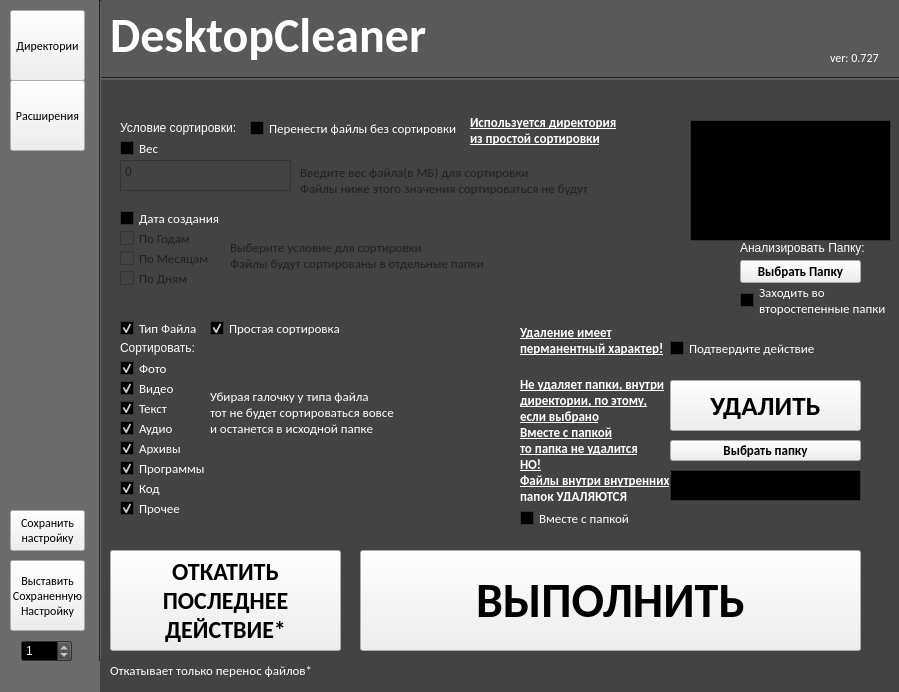
<?xml version="1.0" encoding="UTF-8"?>
<ui version="4.0">
 <class>MainWindow</class>
 <widget class="QMainWindow" name="MainWindow">
  <property name="geometry">
   <rect>
    <x>0</x>
    <y>0</y>
    <width>899</width>
    <height>692</height>
   </rect>
  </property>
  <property name="palette">
   <palette>
    <active>
     <colorrole role="WindowText">
      <brush brushstyle="SolidPattern">
       <color alpha="255">
        <red>255</red>
        <green>255</green>
        <blue>255</blue>
       </color>
      </brush>
     </colorrole>
     <colorrole role="Button">
      <brush brushstyle="SolidPattern">
       <color alpha="255">
        <red>67</red>
        <green>67</green>
        <blue>67</blue>
       </color>
      </brush>
     </colorrole>
     <colorrole role="Light">
      <brush brushstyle="SolidPattern">
       <color alpha="255">
        <red>100</red>
        <green>100</green>
        <blue>100</blue>
       </color>
      </brush>
     </colorrole>
     <colorrole role="Midlight">
      <brush brushstyle="SolidPattern">
       <color alpha="255">
        <red>83</red>
        <green>83</green>
        <blue>83</blue>
       </color>
      </brush>
     </colorrole>
     <colorrole role="Dark">
      <brush brushstyle="SolidPattern">
       <color alpha="255">
        <red>33</red>
        <green>33</green>
        <blue>33</blue>
       </color>
      </brush>
     </colorrole>
     <colorrole role="Mid">
      <brush brushstyle="SolidPattern">
       <color alpha="255">
        <red>44</red>
        <green>44</green>
        <blue>44</blue>
       </color>
      </brush>
     </colorrole>
     <colorrole role="Text">
      <brush brushstyle="SolidPattern">
       <color alpha="255">
        <red>255</red>
        <green>255</green>
        <blue>255</blue>
       </color>
      </brush>
     </colorrole>
     <colorrole role="BrightText">
      <brush brushstyle="SolidPattern">
       <color alpha="255">
        <red>255</red>
        <green>255</green>
        <blue>255</blue>
       </color>
      </brush>
     </colorrole>
     <colorrole role="ButtonText">
      <brush brushstyle="SolidPattern">
       <color alpha="255">
        <red>255</red>
        <green>255</green>
        <blue>255</blue>
       </color>
      </brush>
     </colorrole>
     <colorrole role="Base">
      <brush brushstyle="SolidPattern">
       <color alpha="255">
        <red>0</red>
        <green>0</green>
        <blue>0</blue>
       </color>
      </brush>
     </colorrole>
     <colorrole role="Window">
      <brush brushstyle="SolidPattern">
       <color alpha="255">
        <red>67</red>
        <green>67</green>
        <blue>67</blue>
       </color>
      </brush>
     </colorrole>
     <colorrole role="Shadow">
      <brush brushstyle="SolidPattern">
       <color alpha="255">
        <red>0</red>
        <green>0</green>
        <blue>0</blue>
       </color>
      </brush>
     </colorrole>
     <colorrole role="AlternateBase">
      <brush brushstyle="SolidPattern">
       <color alpha="255">
        <red>33</red>
        <green>33</green>
        <blue>33</blue>
       </color>
      </brush>
     </colorrole>
     <colorrole role="ToolTipBase">
      <brush brushstyle="SolidPattern">
       <color alpha="255">
        <red>255</red>
        <green>255</green>
        <blue>220</blue>
       </color>
      </brush>
     </colorrole>
     <colorrole role="ToolTipText">
      <brush brushstyle="SolidPattern">
       <color alpha="255">
        <red>0</red>
        <green>0</green>
        <blue>0</blue>
       </color>
      </brush>
     </colorrole>
    </active>
    <inactive>
     <colorrole role="WindowText">
      <brush brushstyle="SolidPattern">
       <color alpha="255">
        <red>255</red>
        <green>255</green>
        <blue>255</blue>
       </color>
      </brush>
     </colorrole>
     <colorrole role="Button">
      <brush brushstyle="SolidPattern">
       <color alpha="255">
        <red>67</red>
        <green>67</green>
        <blue>67</blue>
       </color>
      </brush>
     </colorrole>
     <colorrole role="Light">
      <brush brushstyle="SolidPattern">
       <color alpha="255">
        <red>100</red>
        <green>100</green>
        <blue>100</blue>
       </color>
      </brush>
     </colorrole>
     <colorrole role="Midlight">
      <brush brushstyle="SolidPattern">
       <color alpha="255">
        <red>83</red>
        <green>83</green>
        <blue>83</blue>
       </color>
      </brush>
     </colorrole>
     <colorrole role="Dark">
      <brush brushstyle="SolidPattern">
       <color alpha="255">
        <red>33</red>
        <green>33</green>
        <blue>33</blue>
       </color>
      </brush>
     </colorrole>
     <colorrole role="Mid">
      <brush brushstyle="SolidPattern">
       <color alpha="255">
        <red>44</red>
        <green>44</green>
        <blue>44</blue>
       </color>
      </brush>
     </colorrole>
     <colorrole role="Text">
      <brush brushstyle="SolidPattern">
       <color alpha="255">
        <red>255</red>
        <green>255</green>
        <blue>255</blue>
       </color>
      </brush>
     </colorrole>
     <colorrole role="BrightText">
      <brush brushstyle="SolidPattern">
       <color alpha="255">
        <red>255</red>
        <green>255</green>
        <blue>255</blue>
       </color>
      </brush>
     </colorrole>
     <colorrole role="ButtonText">
      <brush brushstyle="SolidPattern">
       <color alpha="255">
        <red>255</red>
        <green>255</green>
        <blue>255</blue>
       </color>
      </brush>
     </colorrole>
     <colorrole role="Base">
      <brush brushstyle="SolidPattern">
       <color alpha="255">
        <red>0</red>
        <green>0</green>
        <blue>0</blue>
       </color>
      </brush>
     </colorrole>
     <colorrole role="Window">
      <brush brushstyle="SolidPattern">
       <color alpha="255">
        <red>67</red>
        <green>67</green>
        <blue>67</blue>
       </color>
      </brush>
     </colorrole>
     <colorrole role="Shadow">
      <brush brushstyle="SolidPattern">
       <color alpha="255">
        <red>0</red>
        <green>0</green>
        <blue>0</blue>
       </color>
      </brush>
     </colorrole>
     <colorrole role="AlternateBase">
      <brush brushstyle="SolidPattern">
       <color alpha="255">
        <red>33</red>
        <green>33</green>
        <blue>33</blue>
       </color>
      </brush>
     </colorrole>
     <colorrole role="ToolTipBase">
      <brush brushstyle="SolidPattern">
       <color alpha="255">
        <red>255</red>
        <green>255</green>
        <blue>220</blue>
       </color>
      </brush>
     </colorrole>
     <colorrole role="ToolTipText">
      <brush brushstyle="SolidPattern">
       <color alpha="255">
        <red>0</red>
        <green>0</green>
        <blue>0</blue>
       </color>
      </brush>
     </colorrole>
    </inactive>
    <disabled>
     <colorrole role="WindowText">
      <brush brushstyle="SolidPattern">
       <color alpha="255">
        <red>33</red>
        <green>33</green>
        <blue>33</blue>
       </color>
      </brush>
     </colorrole>
     <colorrole role="Button">
      <brush brushstyle="SolidPattern">
       <color alpha="255">
        <red>67</red>
        <green>67</green>
        <blue>67</blue>
       </color>
      </brush>
     </colorrole>
     <colorrole role="Light">
      <brush brushstyle="SolidPattern">
       <color alpha="255">
        <red>100</red>
        <green>100</green>
        <blue>100</blue>
       </color>
      </brush>
     </colorrole>
     <colorrole role="Midlight">
      <brush brushstyle="SolidPattern">
       <color alpha="255">
        <red>83</red>
        <green>83</green>
        <blue>83</blue>
       </color>
      </brush>
     </colorrole>
     <colorrole role="Dark">
      <brush brushstyle="SolidPattern">
       <color alpha="255">
        <red>33</red>
        <green>33</green>
        <blue>33</blue>
       </color>
      </brush>
     </colorrole>
     <colorrole role="Mid">
      <brush brushstyle="SolidPattern">
       <color alpha="255">
        <red>44</red>
        <green>44</green>
        <blue>44</blue>
       </color>
      </brush>
     </colorrole>
     <colorrole role="Text">
      <brush brushstyle="SolidPattern">
       <color alpha="255">
        <red>33</red>
        <green>33</green>
        <blue>33</blue>
       </color>
      </brush>
     </colorrole>
     <colorrole role="BrightText">
      <brush brushstyle="SolidPattern">
       <color alpha="255">
        <red>255</red>
        <green>255</green>
        <blue>255</blue>
       </color>
      </brush>
     </colorrole>
     <colorrole role="ButtonText">
      <brush brushstyle="SolidPattern">
       <color alpha="255">
        <red>33</red>
        <green>33</green>
        <blue>33</blue>
       </color>
      </brush>
     </colorrole>
     <colorrole role="Base">
      <brush brushstyle="SolidPattern">
       <color alpha="255">
        <red>67</red>
        <green>67</green>
        <blue>67</blue>
       </color>
      </brush>
     </colorrole>
     <colorrole role="Window">
      <brush brushstyle="SolidPattern">
       <color alpha="255">
        <red>67</red>
        <green>67</green>
        <blue>67</blue>
       </color>
      </brush>
     </colorrole>
     <colorrole role="Shadow">
      <brush brushstyle="SolidPattern">
       <color alpha="255">
        <red>0</red>
        <green>0</green>
        <blue>0</blue>
       </color>
      </brush>
     </colorrole>
     <colorrole role="AlternateBase">
      <brush brushstyle="SolidPattern">
       <color alpha="255">
        <red>67</red>
        <green>67</green>
        <blue>67</blue>
       </color>
      </brush>
     </colorrole>
     <colorrole role="ToolTipBase">
      <brush brushstyle="SolidPattern">
       <color alpha="255">
        <red>255</red>
        <green>255</green>
        <blue>220</blue>
       </color>
      </brush>
     </colorrole>
     <colorrole role="ToolTipText">
      <brush brushstyle="SolidPattern">
       <color alpha="255">
        <red>0</red>
        <green>0</green>
        <blue>0</blue>
       </color>
      </brush>
     </colorrole>
    </disabled>
   </palette>
  </property>
  <property name="windowTitle">
   <string>MainWindow</string>
  </property>
  <widget class="QWidget" name="centralwidget">
   <widget class="QLabel" name="label">
    <property name="geometry">
     <rect>
      <x>110</x>
      <y>10</y>
      <width>331</width>
      <height>51</height>
     </rect>
    </property>
    <property name="font">
     <font>
      <family>Calibri</family>
      <pointsize>36</pointsize>
      <weight>75</weight>
      <bold>true</bold>
     </font>
    </property>
    <property name="text">
     <string>DesktopCleaner</string>
    </property>
   </widget>
   <widget class="Line" name="line">
    <property name="geometry">
     <rect>
      <x>-190</x>
      <y>-50</y>
      <width>481</width>
      <height>1021</height>
     </rect>
    </property>
    <property name="styleSheet">
     <string notr="true">color:
rgb(108, 108, 108)</string>
    </property>
    <property name="frameShadow">
     <enum>QFrame::Plain</enum>
    </property>
    <property name="lineWidth">
     <number>100</number>
    </property>
    <property name="orientation">
     <enum>Qt::Vertical</enum>
    </property>
   </widget>
   <widget class="Line" name="line_2">
    <property name="geometry">
     <rect>
      <x>100</x>
      <y>70</y>
      <width>821</width>
      <height>16</height>
     </rect>
    </property>
    <property name="orientation">
     <enum>Qt::Horizontal</enum>
    </property>
   </widget>
   <widget class="Line" name="line_3">
    <property name="geometry">
     <rect>
      <x>90</x>
      <y>0</y>
      <width>20</width>
      <height>661</height>
     </rect>
    </property>
    <property name="orientation">
     <enum>Qt::Vertical</enum>
    </property>
   </widget>
   <widget class="QLabel" name="label_2">
    <property name="geometry">
     <rect>
      <x>830</x>
      <y>50</y>
      <width>61</width>
      <height>16</height>
     </rect>
    </property>
    <property name="font">
     <font>
      <family>Calibri</family>
     </font>
    </property>
    <property name="text">
     <string>ver: 0.727</string>
    </property>
   </widget>
   <widget class="QPushButton" name="directories_button">
    <property name="geometry">
     <rect>
      <x>10</x>
      <y>10</y>
      <width>75</width>
      <height>71</height>
     </rect>
    </property>
    <property name="font">
     <font>
      <family>Calibri</family>
     </font>
    </property>
    <property name="styleSheet">
     <string notr="true">color:rgb(0, 0, 0)</string>
    </property>
    <property name="text">
     <string>Директории</string>
    </property>
   </widget>
   <widget class="QPushButton" name="types_button">
    <property name="geometry">
     <rect>
      <x>10</x>
      <y>80</y>
      <width>75</width>
      <height>71</height>
     </rect>
    </property>
    <property name="font">
     <font>
      <family>Calibri</family>
     </font>
    </property>
    <property name="styleSheet">
     <string notr="true">color:rgb(0, 0, 0)</string>
    </property>
    <property name="text">
     <string>Расширения</string>
    </property>
   </widget>
   <widget class="QPushButton" name="clean_button">
    <property name="geometry">
     <rect>
      <x>360</x>
      <y>550</y>
      <width>501</width>
      <height>101</height>
     </rect>
    </property>
    <property name="font">
     <font>
      <family>Calibri</family>
      <pointsize>36</pointsize>
      <weight>75</weight>
      <bold>true</bold>
     </font>
    </property>
    <property name="styleSheet">
     <string notr="true">color:rgb(0, 0, 0)</string>
    </property>
    <property name="text">
     <string>ВЫПОЛНИТЬ</string>
    </property>
   </widget>
   <widget class="Line" name="line_4">
    <property name="geometry">
     <rect>
      <x>100</x>
      <y>-20</y>
      <width>991</width>
      <height>101</height>
     </rect>
    </property>
    <property name="styleSheet">
     <string notr="true">color:rgb(89, 89, 89)</string>
    </property>
    <property name="frameShadow">
     <enum>QFrame::Plain</enum>
    </property>
    <property name="lineWidth">
     <number>100</number>
    </property>
    <property name="orientation">
     <enum>Qt::Horizontal</enum>
    </property>
   </widget>
   <widget class="QCheckBox" name="simple_checkbox">
    <property name="geometry">
     <rect>
      <x>210</x>
      <y>320</y>
      <width>131</width>
      <height>17</height>
     </rect>
    </property>
    <property name="font">
     <font>
      <family>Calibri</family>
      <pointsize>10</pointsize>
     </font>
    </property>
    <property name="text">
     <string>Простая сортировка</string>
    </property>
    <property name="checked">
     <bool>true</bool>
    </property>
   </widget>
   <widget class="QPushButton" name="undo_button">
    <property name="geometry">
     <rect>
      <x>110</x>
      <y>550</y>
      <width>231</width>
      <height>101</height>
     </rect>
    </property>
    <property name="font">
     <font>
      <family>Calibri</family>
      <pointsize>18</pointsize>
      <weight>75</weight>
      <bold>true</bold>
     </font>
    </property>
    <property name="styleSheet">
     <string notr="true">color:rgb(0, 0, 0)</string>
    </property>
    <property name="text">
     <string>ОТКАТИТЬ
ПОСЛЕДНЕЕ
ДЕЙСТВИЕ*</string>
    </property>
   </widget>
   <widget class="QPushButton" name="analyze_button">
    <property name="geometry">
     <rect>
      <x>740</x>
      <y>260</y>
      <width>121</width>
      <height>23</height>
     </rect>
    </property>
    <property name="font">
     <font>
      <family>Calibri</family>
      <pointsize>10</pointsize>
      <weight>75</weight>
      <bold>true</bold>
     </font>
    </property>
    <property name="styleSheet">
     <string notr="true">color:rgb(0, 0, 0)</string>
    </property>
    <property name="text">
     <string>Выбрать Папку</string>
    </property>
   </widget>
   <widget class="QLabel" name="label_3">
    <property name="geometry">
     <rect>
      <x>740</x>
      <y>240</y>
      <width>161</width>
      <height>16</height>
     </rect>
    </property>
    <property name="text">
     <string>Анализировать Папку:</string>
    </property>
   </widget>
   <widget class="QPlainTextEdit" name="analyze_out">
    <property name="geometry">
     <rect>
      <x>690</x>
      <y>120</y>
      <width>201</width>
      <height>121</height>
     </rect>
    </property>
    <property name="readOnly">
     <bool>true</bool>
    </property>
    <property name="plainText">
     <string/>
    </property>
   </widget>
   <widget class="QCheckBox" name="with_folder_checkbox">
    <property name="geometry">
     <rect>
      <x>520</x>
      <y>510</y>
      <width>131</width>
      <height>17</height>
     </rect>
    </property>
    <property name="font">
     <font>
      <family>Calibri</family>
      <pointsize>10</pointsize>
     </font>
    </property>
    <property name="text">
     <string>Вместе с папкой</string>
    </property>
    <property name="checked">
     <bool>false</bool>
    </property>
   </widget>
   <widget class="QPushButton" name="delete_button">
    <property name="geometry">
     <rect>
      <x>670</x>
      <y>380</y>
      <width>191</width>
      <height>51</height>
     </rect>
    </property>
    <property name="font">
     <font>
      <family>Calibri</family>
      <pointsize>20</pointsize>
      <weight>75</weight>
      <bold>true</bold>
     </font>
    </property>
    <property name="styleSheet">
     <string notr="true">color:rgb(0, 0, 0)</string>
    </property>
    <property name="text">
     <string>УДАЛИТЬ</string>
    </property>
   </widget>
   <widget class="QPushButton" name="get_folder_button">
    <property name="geometry">
     <rect>
      <x>670</x>
      <y>440</y>
      <width>191</width>
      <height>21</height>
     </rect>
    </property>
    <property name="font">
     <font>
      <family>Calibri</family>
      <pointsize>10</pointsize>
      <weight>75</weight>
      <bold>true</bold>
     </font>
    </property>
    <property name="styleSheet">
     <string notr="true">color:rgb(0, 0, 0)</string>
    </property>
    <property name="text">
     <string>Выбрать папку</string>
    </property>
   </widget>
   <widget class="QPlainTextEdit" name="delete_folder">
    <property name="geometry">
     <rect>
      <x>670</x>
      <y>470</y>
      <width>191</width>
      <height>31</height>
     </rect>
    </property>
    <property name="readOnly">
     <bool>true</bool>
    </property>
    <property name="plainText">
     <string/>
    </property>
   </widget>
   <widget class="QCheckBox" name="photo_checkbox">
    <property name="geometry">
     <rect>
      <x>120</x>
      <y>360</y>
      <width>131</width>
      <height>17</height>
     </rect>
    </property>
    <property name="font">
     <font>
      <family>Calibri</family>
      <pointsize>10</pointsize>
     </font>
    </property>
    <property name="text">
     <string>Фото</string>
    </property>
    <property name="checked">
     <bool>true</bool>
    </property>
   </widget>
   <widget class="QCheckBox" name="video_checkbox">
    <property name="geometry">
     <rect>
      <x>120</x>
      <y>380</y>
      <width>131</width>
      <height>17</height>
     </rect>
    </property>
    <property name="font">
     <font>
      <family>Calibri</family>
      <pointsize>10</pointsize>
     </font>
    </property>
    <property name="text">
     <string>Видео</string>
    </property>
    <property name="checked">
     <bool>true</bool>
    </property>
   </widget>
   <widget class="QCheckBox" name="text_checkbox">
    <property name="geometry">
     <rect>
      <x>120</x>
      <y>400</y>
      <width>131</width>
      <height>17</height>
     </rect>
    </property>
    <property name="font">
     <font>
      <family>Calibri</family>
      <pointsize>10</pointsize>
     </font>
    </property>
    <property name="text">
     <string>Текст</string>
    </property>
    <property name="checked">
     <bool>true</bool>
    </property>
   </widget>
   <widget class="QCheckBox" name="audio_checkbox">
    <property name="geometry">
     <rect>
      <x>120</x>
      <y>420</y>
      <width>131</width>
      <height>17</height>
     </rect>
    </property>
    <property name="font">
     <font>
      <family>Calibri</family>
      <pointsize>10</pointsize>
     </font>
    </property>
    <property name="text">
     <string>Аудио</string>
    </property>
    <property name="checked">
     <bool>true</bool>
    </property>
   </widget>
   <widget class="QLabel" name="label_4">
    <property name="geometry">
     <rect>
      <x>120</x>
      <y>340</y>
      <width>81</width>
      <height>16</height>
     </rect>
    </property>
    <property name="text">
     <string>Сортировать:</string>
    </property>
   </widget>
   <widget class="QCheckBox" name="confirm_checkbox">
    <property name="geometry">
     <rect>
      <x>670</x>
      <y>340</y>
      <width>181</width>
      <height>17</height>
     </rect>
    </property>
    <property name="font">
     <font>
      <family>Calibri</family>
      <pointsize>10</pointsize>
     </font>
    </property>
    <property name="text">
     <string>Подтвердите действие</string>
    </property>
    <property name="checked">
     <bool>false</bool>
    </property>
   </widget>
   <widget class="QLabel" name="label_5">
    <property name="geometry">
     <rect>
      <x>120</x>
      <y>120</y>
      <width>121</width>
      <height>16</height>
     </rect>
    </property>
    <property name="text">
     <string>Условие сортировки:</string>
    </property>
   </widget>
   <widget class="QCheckBox" name="weight_checkbox">
    <property name="enabled">
     <bool>true</bool>
    </property>
    <property name="geometry">
     <rect>
      <x>120</x>
      <y>140</y>
      <width>131</width>
      <height>17</height>
     </rect>
    </property>
    <property name="font">
     <font>
      <family>Calibri</family>
      <pointsize>10</pointsize>
     </font>
    </property>
    <property name="text">
     <string>Вес</string>
    </property>
    <property name="checked">
     <bool>false</bool>
    </property>
   </widget>
   <widget class="QPlainTextEdit" name="weight_text">
    <property name="enabled">
     <bool>false</bool>
    </property>
    <property name="geometry">
     <rect>
      <x>120</x>
      <y>160</y>
      <width>171</width>
      <height>31</height>
     </rect>
    </property>
    <property name="plainText">
     <string>0</string>
    </property>
   </widget>
   <widget class="QCheckBox" name="date_checkbox">
    <property name="enabled">
     <bool>true</bool>
    </property>
    <property name="geometry">
     <rect>
      <x>120</x>
      <y>210</y>
      <width>131</width>
      <height>17</height>
     </rect>
    </property>
    <property name="font">
     <font>
      <family>Calibri</family>
      <pointsize>10</pointsize>
     </font>
    </property>
    <property name="text">
     <string>Дата создания</string>
    </property>
    <property name="checked">
     <bool>false</bool>
    </property>
   </widget>
   <widget class="QCheckBox" name="file_type_checkbox">
    <property name="geometry">
     <rect>
      <x>120</x>
      <y>320</y>
      <width>91</width>
      <height>17</height>
     </rect>
    </property>
    <property name="font">
     <font>
      <family>Calibri</family>
      <pointsize>10</pointsize>
     </font>
    </property>
    <property name="text">
     <string>Тип Файла</string>
    </property>
    <property name="checked">
     <bool>true</bool>
    </property>
   </widget>
   <widget class="QLabel" name="label_19">
    <property name="enabled">
     <bool>true</bool>
    </property>
    <property name="geometry">
     <rect>
      <x>210</x>
      <y>380</y>
      <width>311</width>
      <height>81</height>
     </rect>
    </property>
    <property name="font">
     <font>
      <family>Calibri</family>
      <pointsize>10</pointsize>
     </font>
    </property>
    <property name="text">
     <string>Убирая галочку у типа файла
тот не будет сортироваться вовсе
и останется в исходной папке
</string>
    </property>
   </widget>
   <widget class="QLabel" name="label_21">
    <property name="enabled">
     <bool>true</bool>
    </property>
    <property name="geometry">
     <rect>
      <x>520</x>
      <y>310</y>
      <width>161</width>
      <height>61</height>
     </rect>
    </property>
    <property name="font">
     <font>
      <family>Calibri</family>
      <pointsize>10</pointsize>
      <weight>75</weight>
      <bold>true</bold>
      <underline>true</underline>
     </font>
    </property>
    <property name="text">
     <string>Удаление имеет
перманентный характер!</string>
    </property>
   </widget>
   <widget class="QCheckBox" name="archive_checkbox">
    <property name="geometry">
     <rect>
      <x>120</x>
      <y>440</y>
      <width>131</width>
      <height>17</height>
     </rect>
    </property>
    <property name="font">
     <font>
      <family>Calibri</family>
      <pointsize>10</pointsize>
     </font>
    </property>
    <property name="text">
     <string>Архивы</string>
    </property>
    <property name="checked">
     <bool>true</bool>
    </property>
   </widget>
   <widget class="QCheckBox" name="executable_checkbox">
    <property name="geometry">
     <rect>
      <x>120</x>
      <y>460</y>
      <width>131</width>
      <height>17</height>
     </rect>
    </property>
    <property name="font">
     <font>
      <family>Calibri</family>
      <pointsize>10</pointsize>
     </font>
    </property>
    <property name="text">
     <string>Программы</string>
    </property>
    <property name="checked">
     <bool>true</bool>
    </property>
   </widget>
   <widget class="QCheckBox" name="code_checkbox">
    <property name="geometry">
     <rect>
      <x>120</x>
      <y>480</y>
      <width>131</width>
      <height>17</height>
     </rect>
    </property>
    <property name="font">
     <font>
      <family>Calibri</family>
      <pointsize>10</pointsize>
     </font>
    </property>
    <property name="text">
     <string>Код</string>
    </property>
    <property name="checked">
     <bool>true</bool>
    </property>
   </widget>
   <widget class="QCheckBox" name="else_checkbox">
    <property name="geometry">
     <rect>
      <x>120</x>
      <y>500</y>
      <width>131</width>
      <height>17</height>
     </rect>
    </property>
    <property name="font">
     <font>
      <family>Calibri</family>
      <pointsize>10</pointsize>
     </font>
    </property>
    <property name="text">
     <string>Прочее</string>
    </property>
    <property name="checked">
     <bool>true</bool>
    </property>
   </widget>
   <widget class="QCheckBox" name="subfolder_checkbox">
    <property name="geometry">
     <rect>
      <x>740</x>
      <y>280</y>
      <width>151</width>
      <height>41</height>
     </rect>
    </property>
    <property name="font">
     <font>
      <family>Calibri</family>
      <pointsize>10</pointsize>
     </font>
    </property>
    <property name="text">
     <string>Заходить во
второстепенные папки</string>
    </property>
    <property name="checked">
     <bool>false</bool>
    </property>
   </widget>
   <widget class="QLabel" name="label_22">
    <property name="enabled">
     <bool>false</bool>
    </property>
    <property name="geometry">
     <rect>
      <x>300</x>
      <y>160</y>
      <width>311</width>
      <height>41</height>
     </rect>
    </property>
    <property name="font">
     <font>
      <family>Calibri</family>
      <pointsize>10</pointsize>
     </font>
    </property>
    <property name="text">
     <string>Введите вес файла(в МБ) для сортировки
Файлы ниже этого значения сортироваться не будут</string>
    </property>
   </widget>
   <widget class="QLabel" name="label_23">
    <property name="enabled">
     <bool>false</bool>
    </property>
    <property name="geometry">
     <rect>
      <x>230</x>
      <y>230</y>
      <width>311</width>
      <height>51</height>
     </rect>
    </property>
    <property name="font">
     <font>
      <family>Calibri</family>
      <pointsize>10</pointsize>
     </font>
    </property>
    <property name="text">
     <string>Выберите условие для сортировки
Файлы будут сортированы в отдельные папки</string>
    </property>
   </widget>
   <widget class="QCheckBox" name="year_checkbox">
    <property name="enabled">
     <bool>false</bool>
    </property>
    <property name="geometry">
     <rect>
      <x>120</x>
      <y>230</y>
      <width>131</width>
      <height>17</height>
     </rect>
    </property>
    <property name="font">
     <font>
      <family>Calibri</family>
      <pointsize>10</pointsize>
     </font>
    </property>
    <property name="text">
     <string>По Годам</string>
    </property>
    <property name="checked">
     <bool>false</bool>
    </property>
   </widget>
   <widget class="QCheckBox" name="month_checkbox">
    <property name="enabled">
     <bool>false</bool>
    </property>
    <property name="geometry">
     <rect>
      <x>120</x>
      <y>250</y>
      <width>131</width>
      <height>17</height>
     </rect>
    </property>
    <property name="font">
     <font>
      <family>Calibri</family>
      <pointsize>10</pointsize>
     </font>
    </property>
    <property name="text">
     <string>По Месяцам</string>
    </property>
    <property name="checked">
     <bool>false</bool>
    </property>
   </widget>
   <widget class="QCheckBox" name="day_checkbox">
    <property name="enabled">
     <bool>false</bool>
    </property>
    <property name="geometry">
     <rect>
      <x>120</x>
      <y>270</y>
      <width>131</width>
      <height>17</height>
     </rect>
    </property>
    <property name="font">
     <font>
      <family>Calibri</family>
      <pointsize>10</pointsize>
     </font>
    </property>
    <property name="text">
     <string>По Дням</string>
    </property>
    <property name="checked">
     <bool>false</bool>
    </property>
   </widget>
   <widget class="QLabel" name="label_24">
    <property name="enabled">
     <bool>true</bool>
    </property>
    <property name="geometry">
     <rect>
      <x>520</x>
      <y>380</y>
      <width>231</width>
      <height>121</height>
     </rect>
    </property>
    <property name="font">
     <font>
      <family>Calibri</family>
      <pointsize>10</pointsize>
      <weight>75</weight>
      <bold>true</bold>
      <underline>true</underline>
     </font>
    </property>
    <property name="text">
     <string>Не удаляет папки, внутри
директории, по этому,
если выбрано
Вместе с папкой
то папка не удалится
НО!
Файлы внутри внутренних
папок УДАЛЯЮТСЯ</string>
    </property>
   </widget>
   <widget class="QLabel" name="label_20">
    <property name="enabled">
     <bool>true</bool>
    </property>
    <property name="geometry">
     <rect>
      <x>110</x>
      <y>640</y>
      <width>311</width>
      <height>61</height>
     </rect>
    </property>
    <property name="font">
     <font>
      <family>Calibri</family>
      <pointsize>10</pointsize>
     </font>
    </property>
    <property name="text">
     <string>Откатывает только перенос файлов*</string>
    </property>
   </widget>
   <widget class="QPushButton" name="execute_preferences">
    <property name="geometry">
     <rect>
      <x>10</x>
      <y>560</y>
      <width>75</width>
      <height>71</height>
     </rect>
    </property>
    <property name="font">
     <font>
      <family>Calibri</family>
     </font>
    </property>
    <property name="styleSheet">
     <string notr="true">color:rgb(0, 0, 0)</string>
    </property>
    <property name="text">
     <string>Выставить
Сохраненную
Настройку</string>
    </property>
   </widget>
   <widget class="QPushButton" name="save_preferences">
    <property name="geometry">
     <rect>
      <x>10</x>
      <y>510</y>
      <width>75</width>
      <height>41</height>
     </rect>
    </property>
    <property name="font">
     <font>
      <family>Calibri</family>
     </font>
    </property>
    <property name="styleSheet">
     <string notr="true">color:rgb(0, 0, 0)</string>
    </property>
    <property name="text">
     <string>Сохранить
настройку</string>
    </property>
   </widget>
   <widget class="QSpinBox" name="preferences_number">
    <property name="geometry">
     <rect>
      <x>21</x>
      <y>640</y>
      <width>51</width>
      <height>22</height>
     </rect>
    </property>
    <property name="value">
     <number>1</number>
    </property>
   </widget>
   <widget class="QCheckBox" name="without_sort_checkbox">
    <property name="geometry">
     <rect>
      <x>250</x>
      <y>120</y>
      <width>221</width>
      <height>17</height>
     </rect>
    </property>
    <property name="font">
     <font>
      <family>Calibri</family>
      <pointsize>10</pointsize>
     </font>
    </property>
    <property name="text">
     <string>Перенести файлы без сортировки</string>
    </property>
    <property name="checked">
     <bool>false</bool>
    </property>
   </widget>
   <widget class="QLabel" name="label_25">
    <property name="enabled">
     <bool>true</bool>
    </property>
    <property name="geometry">
     <rect>
      <x>470</x>
      <y>100</y>
      <width>161</width>
      <height>61</height>
     </rect>
    </property>
    <property name="font">
     <font>
      <family>Calibri</family>
      <pointsize>10</pointsize>
      <weight>75</weight>
      <bold>true</bold>
      <underline>true</underline>
     </font>
    </property>
    <property name="text">
     <string>Используется директория
из простой сортировки</string>
    </property>
   </widget>
   <zorder>line_4</zorder>
   <zorder>label</zorder>
   <zorder>line</zorder>
   <zorder>line_2</zorder>
   <zorder>line_3</zorder>
   <zorder>label_2</zorder>
   <zorder>directories_button</zorder>
   <zorder>types_button</zorder>
   <zorder>clean_button</zorder>
   <zorder>simple_checkbox</zorder>
   <zorder>undo_button</zorder>
   <zorder>analyze_button</zorder>
   <zorder>label_3</zorder>
   <zorder>analyze_out</zorder>
   <zorder>with_folder_checkbox</zorder>
   <zorder>delete_button</zorder>
   <zorder>get_folder_button</zorder>
   <zorder>delete_folder</zorder>
   <zorder>photo_checkbox</zorder>
   <zorder>video_checkbox</zorder>
   <zorder>text_checkbox</zorder>
   <zorder>audio_checkbox</zorder>
   <zorder>label_4</zorder>
   <zorder>confirm_checkbox</zorder>
   <zorder>label_5</zorder>
   <zorder>weight_checkbox</zorder>
   <zorder>weight_text</zorder>
   <zorder>date_checkbox</zorder>
   <zorder>file_type_checkbox</zorder>
   <zorder>label_19</zorder>
   <zorder>label_21</zorder>
   <zorder>archive_checkbox</zorder>
   <zorder>executable_checkbox</zorder>
   <zorder>code_checkbox</zorder>
   <zorder>else_checkbox</zorder>
   <zorder>subfolder_checkbox</zorder>
   <zorder>label_22</zorder>
   <zorder>label_23</zorder>
   <zorder>year_checkbox</zorder>
   <zorder>month_checkbox</zorder>
   <zorder>day_checkbox</zorder>
   <zorder>label_24</zorder>
   <zorder>label_20</zorder>
   <zorder>execute_preferences</zorder>
   <zorder>save_preferences</zorder>
   <zorder>preferences_number</zorder>
   <zorder>without_sort_checkbox</zorder>
   <zorder>label_25</zorder>
  </widget>
 </widget>
 <resources/>
 <connections/>
</ui>
